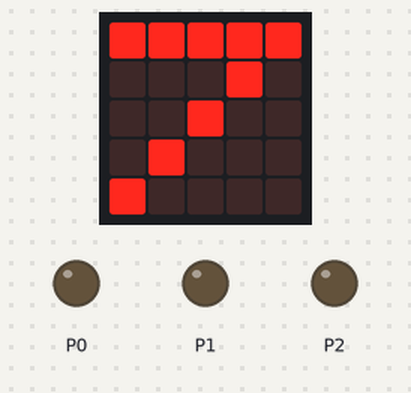
This program was run on a simulated BBC micro:bit (MakeCode). Shown: the board's 5×5 LED display, output pins drawn as LEDs (lit = HIGH).

Above: at 0.1 s.
At 0.8 s:
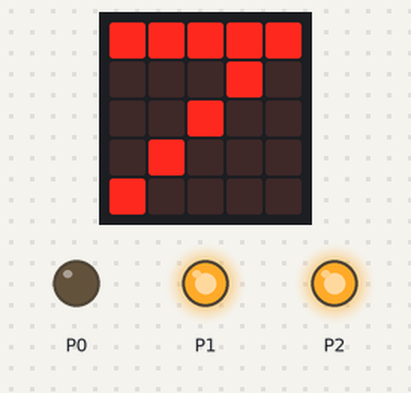
At 12.2 s:
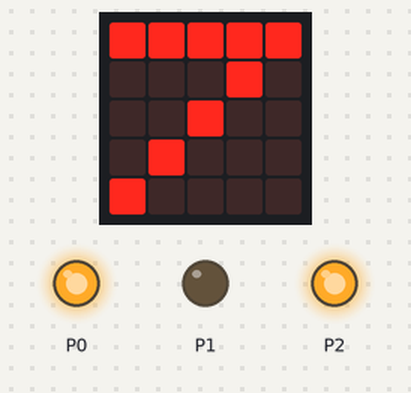
At 28.7 s:
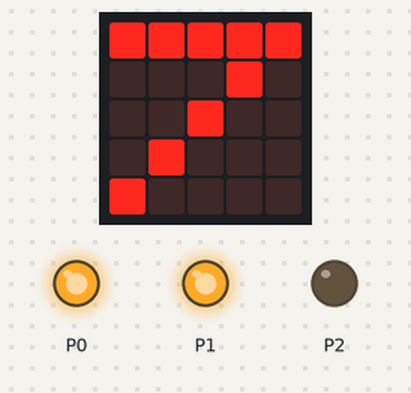
Timing chart, 0 to 30.0 s (numbered marks = the images above):
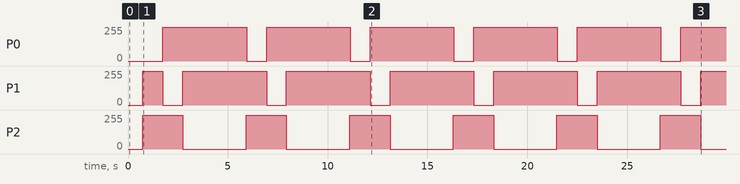

The program:

main.ts
```typescript
led.enable(true)
basic.showString("7")
pins.analogWritePin(AnalogPin.P0, 1023)
pins.analogWritePin(AnalogPin.P1, 1023)
pins.analogWritePin(AnalogPin.P2, 1023)
basic.forever(function () {
    pins.analogWritePin(AnalogPin.P0, 0)
    basic.pause(1000)
    pins.analogWritePin(AnalogPin.P0, 1023)
    pins.analogWritePin(AnalogPin.P1, 0)
    basic.pause(1000)
    pins.analogWritePin(AnalogPin.P1, 1023)
    pins.analogWritePin(AnalogPin.P2, 0)
    basic.pause(1000)
    pins.analogWritePin(AnalogPin.P1, 1023)
    pins.analogWritePin(AnalogPin.P2, 0)
    for (let index = 0; index < 2; index++) {
        for (let カウンター = 0; カウンター <= 513; カウンター++) {
            pins.analogWritePin(AnalogPin.P0, カウンター)
            pins.analogWritePin(AnalogPin.P1, 512 - カウンター)
            pins.analogWritePin(AnalogPin.P2, 1023 - カウンター)
            basic.pause(1)
        }
        for (let カウンター = 0; カウンター <= 513; カウンター++) {
            pins.analogWritePin(AnalogPin.P0, 512 - カウンター)
            pins.analogWritePin(AnalogPin.P1, 1023 - カウンター)
            pins.analogWritePin(AnalogPin.P2, カウンター)
            basic.pause(1)
        }
    }
    pins.analogWritePin(AnalogPin.P0, 1023)
    pins.analogWritePin(AnalogPin.P1, 1023)
    pins.analogWritePin(AnalogPin.P2, 1023)
})
```

test.ts
```typescript
// テストはここに来ます。このパッケージが拡張機能として使用されるときにはコンパイルされません。
```

Measured:
- by itself, P0, P1: alternates 255/255 for 4.2 s and 0/255 for 1.0 s
- by itself, P2: alternates 255/255 for 2.0 s and 0/255 for 3.2 s
